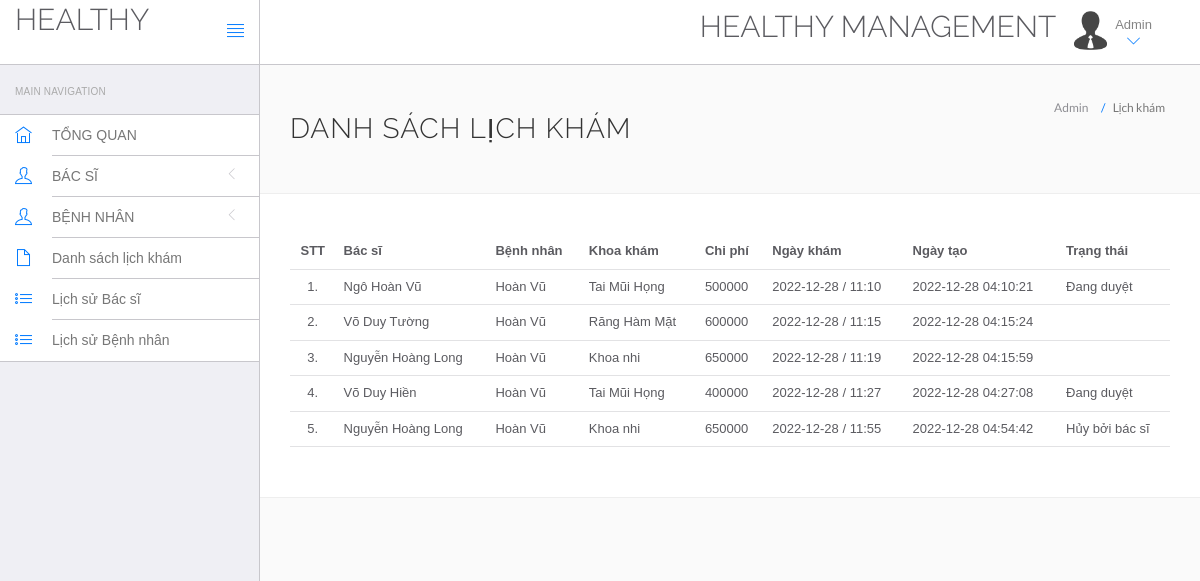
The app's page /hospital/hms/admin/appointment-history.php (signed in) with its own data.
### tables this page shows
CREATE TABLE `appointment` (
  `id` int(11) NOT NULL,
  `doctorSpecialization` varchar(255) NOT NULL,
  `doctorId` int(11) NOT NULL,
  `userId` int(11) NOT NULL,
  `consultancyFees` int(11) NOT NULL,
  `appointmentDate` varchar(255) NOT NULL,
  `appointmentTime` varchar(255) NOT NULL,
  `postingDate` timestamp NOT NULL DEFAULT current_timestamp(),
  `userStatus` int(11) NOT NULL,
  `doctorStatus` int(11) NOT NULL,
  `updationDate` varchar(255) NOT NULL
);

CREATE TABLE `doctors` (
  `id` int(11) NOT NULL,
  `specilization` varchar(255) NOT NULL,
  `doctorName` varchar(255) NOT NULL,
  `address` longtext NOT NULL,
  `docFees` varchar(255) NOT NULL,
  `contactno` bigint(11) NOT NULL,
  `docEmail` varchar(255) NOT NULL,
  `password` varchar(255) NOT NULL,
  `creationDate` timestamp NOT NULL DEFAULT current_timestamp(),
  `updationDate` varchar(255) NOT NULL
);

CREATE TABLE `users` (
  `id` int(11) NOT NULL,
  `fullName` varchar(255) NOT NULL,
  `address` longtext NOT NULL,
  `city` varchar(255) NOT NULL,
  `gender` varchar(255) NOT NULL,
  `email` varchar(255) NOT NULL,
  `password` varchar(255) NOT NULL,
  `regDate` timestamp NOT NULL DEFAULT current_timestamp(),
  `updationDate` varchar(255) NOT NULL
);

### hospital/hms/admin/appointment-history.php (the view, shortened to what this page needs)
<!DOCTYPE html>
<html lang="en">
<head>
    <link rel="stylesheet" href="vendor/bootstrap/css/bootstrap.min.css">
    <link rel="stylesheet" href="vendor/fontawesome/css/font-awesome.min.css">
    <link rel="stylesheet" href="vendor/themify-icons/themify-icons.min.css">
    <link href="vendor/animate.css/animate.min.css" rel="stylesheet" media="screen">
    <link href="vendor/perfect-scrollbar/perfect-scrollbar.min.css" rel="stylesheet" media="screen">
    <link href="vendor/switchery/switchery.min.css" rel="stylesheet" media="screen">
    <link href="vendor/bootstrap-touchspin/jquery.bootstrap-touchspin.min.css" rel="stylesheet" media="screen">
    <link href="vendor/select2/select2.min.css" rel="stylesheet" media="screen">
    <link href="vendor/bootstrap-datepicker/bootstrap-datepicker3.standalone.min.css" rel="stylesheet" media="screen">
    <link href="vendor/bootstrap-timepicker/bootstrap-timepicker.min.css" rel="stylesheet" media="screen">
    <link rel="stylesheet" href="assets/css/styles.css">
    <link rel="stylesheet" href="assets/css/plugins.css">
    <link rel="stylesheet" href="assets/css/themes/theme-1.css" id="skin_color" />
</head>
<body>
    <div id="app">
        <?php include('include/sidebar.php');?>
        <div class="app-content">
            <?php include('include/header.php');?>
            <div class="main-content">
                <div class="wrap-content container" id="container">
                    <section id="page-title">
                        <div class="row">
                            <div class="col-sm-8">
                                <h1 class="mainTitle">Danh sách lịch khám</h1>
                            </div>
                            <ol class="breadcrumb">
                                <li>
                                    <span>Admin </span>
                                </li>
                                <li class="active">
                                    <span>Lịch khám</span>
                                </li>
                            </ol>
                        </div>
                    </section>
                    <div class="container-fluid container-fullw bg-white">
                        <div class="row">
                            <div class="col-md-12">
                                <table class="table table-hover" id="sample-table-1">
                                    <thead>
                                        <tr>
                                            <th class="center">STT</th>
                                            <th class="hidden-xs">Bác sĩ</th>
                                            <th>Bệnh nhân</th>
                                            <th>Khoa khám</th>
                                            <th>Chi phí</th>
                                            <th>Ngày khám</th>
                                            <th>Ngày tạo</th>
                                            <th>Trạng thái</th>
                                        </tr>
                                    </thead>
                                    <tbody>
                                        <?php
$sql=mysql_query("select doctors.doctorName as docname,users.fullName as pname,appointment.*  from appointment join doctors on doctors.id=appointment.doctorId join users on users.id=appointment.userId ");
$cnt=1;
while($row=mysql_fetch_array($sql))
{
?>
                                        <tr>
                                            <td class="center"><?php echo $cnt;?>.</td>
                                            <td class="hidden-xs"><?php echo $row['docname'];?></td>
                                            <td class="hidden-xs"><?php echo $row['pname'];?></td>
                                            <td><?php echo $row['doctorSpecialization'];?></td>
                                            <td><?php echo $row['consultancyFees'];?></td>
                                            <td><?php echo $row['appointmentDate'];?> / <?php echo
												 $row['appointmentTime'];?>
                                            </td>
                                            <td><?php echo $row['postingDate'];?></td>
                                            <td>
                                                <?php if(($row['userStatus']==1) && ($row['doctorStatus']==1))
{
	echo "Đang duyệt";
}
if(($row['userStatus']==1) && ($row['doctorStatus']==0))
{
	echo "Hủy bởi bác sĩ";
}
												?></td>
                                        </tr>
                                        <?php
$cnt=$cnt+1;
											 }?>
                                    </tbody>
                                </table>
                            </div>
                        </div>
                    </div>
                </div>
            </div>
        </div>
    </div>
</body>
</html>

### hospital/hms/admin/assets/css/themes/theme-1.css (style rules this page uses)
body { background: #FAFAFA; }

### records on screen
appointment: doctorId.doctorName "Ngô Hoàn Vũ", userId.fullName "Hoàn Vũ", doctorSpecialization "Tai Mũi Họng", consultancyFees "500000", appointmentDate "2022-12-28", appointmentTime "11:10", postingDate "2022-12-28 04:10:21", userStatus "Đang duyệt"
appointment: doctorId.doctorName "Võ Duy Tường", userId.fullName "Hoàn Vũ", doctorSpecialization "Răng Hàm Mặt", consultancyFees "600000", appointmentDate "2022-12-28", appointmentTime "11:15", postingDate "2022-12-28 04:15:24"
appointment: doctorId.doctorName "Nguyễn Hoàng Long", userId.fullName "Hoàn Vũ", doctorSpecialization "Khoa nhi", consultancyFees "650000", appointmentDate "2022-12-28", appointmentTime "11:19", postingDate "2022-12-28 04:15:59"
appointment: doctorId.doctorName "Võ Duy Hiền", userId.fullName "Hoàn Vũ", doctorSpecialization "Tai Mũi Họng", consultancyFees "400000", appointmentDate "2022-12-28", appointmentTime "11:27", postingDate "2022-12-28 04:27:08", userStatus "Đang duyệt"
appointment: doctorId.doctorName "Nguyễn Hoàng Long", userId.fullName "Hoàn Vũ", doctorSpecialization "Khoa nhi", consultancyFees "650000", appointmentDate "2022-12-28", appointmentTime "11:55", postingDate "2022-12-28 04:54:42", userStatus "Hủy bởi bác sĩ"
